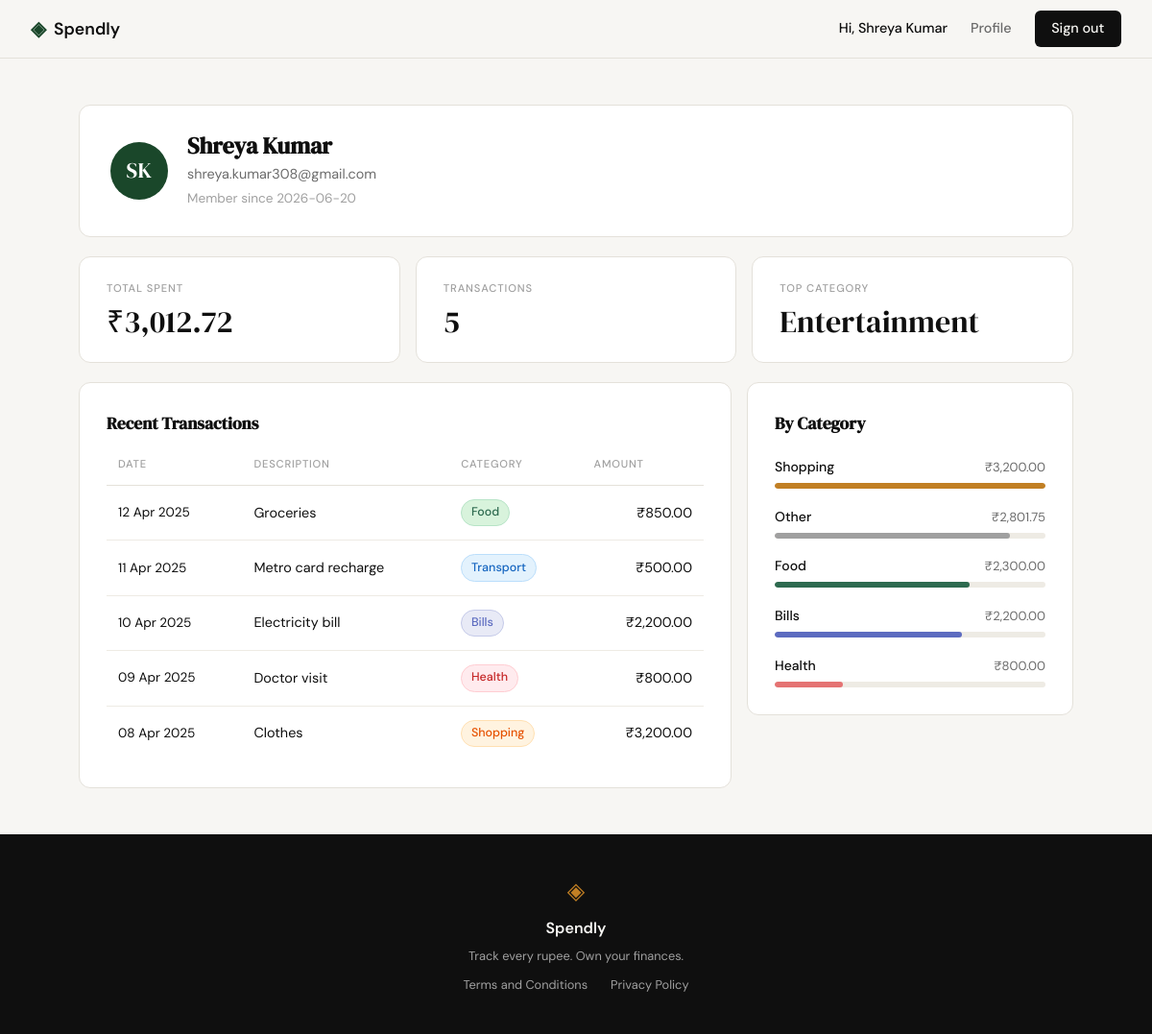
Screenshot of /profile (signed in) with the database file from the repository.
### tables this page shows
CREATE TABLE users (
            id            INTEGER PRIMARY KEY AUTOINCREMENT,
            name          TEXT    NOT NULL,
            email         TEXT    UNIQUE NOT NULL,
            password_hash TEXT    NOT NULL,
            created_at    TEXT    DEFAULT (datetime('now'))
        );

### app.py (the view)
@app.route("/profile")
def profile():
    if not session.get("user_id"):
        return redirect(url_for("login"))
    conn = get_db()
    user = conn.execute("SELECT * FROM users WHERE id = ?", (session["user_id"],)).fetchone()
    if user is None:
        conn.close()
        session.clear()
        return redirect(url_for("landing"))
    stats = conn.execute("""
        SELECT
            COUNT(*)                 AS expense_count,
            COALESCE(SUM(amount), 0) AS total_spent,
            (SELECT category FROM expenses
             WHERE user_id = ?
             GROUP BY category
             ORDER BY SUM(amount) DESC
             LIMIT 1)                AS top_category
        FROM expenses WHERE user_id = ?
    """, (session["user_id"], session["user_id"])).fetchone()
    conn.close()
    return render_template("profile.html", user=user, stats=stats)

### database/db.py (called while the page is built)
def get_db():
    conn = sqlite3.connect(DB_PATH)
    conn.row_factory = sqlite3.Row
    conn.execute("PRAGMA foreign_keys = ON")
    return conn

### templates/profile.html (shortened to what this page needs)
{% extends "base.html" %}
{% block content %}
<div class="profile-wrap">
    <div class="profile-identity">
        <div class="profile-avatar">{{ user.name.split()|map('first')|join('')|upper }}</div>
        <div class="profile-info">
            <h1 class="profile-name">{{ user.name }}</h1>
            <p class="profile-email">{{ user.email }}</p>
            <p class="profile-since">Member since {{ user.created_at[:10] }}</p>
        </div>
    </div>
    <div class="profile-stats">
        <div class="pstat-card">
            <span class="pstat-label">Total Spent</span>
            <span class="pstat-value">₹{{ "{:,.2f}".format(stats.total_spent) }}</span>
        </div>
        <div class="pstat-card">
            <span class="pstat-label">Transactions</span>
            <span class="pstat-value">{{ stats.expense_count }}</span>
        </div>
        <div class="pstat-card">
            <span class="pstat-label">Top Category</span>
            <span class="pstat-value">{{ stats.top_category or "—" }}</span>
        </div>
    </div>
    <div class="profile-bottom">
        <div class="profile-card">
            <h2 class="profile-card-title">Recent Transactions</h2>
            <table class="tx-table">
                <thead>
                    <tr>
                        <th>Date</th>
                        <th>Description</th>
                        <th>Category</th>
                        <th class="tx-amount-col">Amount</th>
                    </tr>
                </thead>
                <tbody>
                    <tr>
                        <td class="tx-date">12 Apr 2025</td>
                        <td>Groceries</td>
                        <td><span class="cat-pill cat-food">Food</span></td>
                        <td class="tx-amount">₹850.00</td>
                    </tr>
                    <tr>
                        <td class="tx-date">11 Apr 2025</td>
                        <td>Metro card recharge</td>
                        <td><span class="cat-pill cat-transport">Transport</span></td>
                        <td class="tx-amount">₹500.00</td>
                    </tr>
                    <tr>
                        <td class="tx-date">10 Apr 2025</td>
                        <td>Electricity bill</td>
                        <td><span class="cat-pill cat-bills">Bills</span></td>
                        <td class="tx-amount">₹2,200.00</td>
                    </tr>
                    <tr>
                        <td class="tx-date">09 Apr 2025</td>
                        <td>Doctor visit</td>
                        <td><span class="cat-pill cat-health">Health</span></td>
                        <td class="tx-amount">₹800.00</td>
                    </tr>
                    <tr>
                        <td class="tx-date">08 Apr 2025</td>
                        <td>Clothes</td>
                        <td><span class="cat-pill cat-shopping">Shopping</span></td>
                        <td class="tx-amount">₹3,200.00</td>
                    </tr>
                </tbody>
            </table>
        </div>
        <div class="profile-card">
            <h2 class="profile-card-title">By Category</h2>
            <div class="cat-bars">
                <div class="cat-bar-row">
                    <div class="cat-bar-meta">
                        <span class="cat-bar-name">Shopping</span>
                        <span class="cat-bar-amt">₹3,200.00</span>
                    </div>
                    <div class="cat-bar-track">
                        <div class="cat-bar-fill cat-bar-shopping" style="width:100%"></div>
                    </div>
                </div>
                <div class="cat-bar-row">
                    <div class="cat-bar-meta">
                        <span class="cat-bar-name">Other</span>
                        <span class="cat-bar-amt">₹2,801.75</span>
                    </div>
                    <div class="cat-bar-track">
                        <div class="cat-bar-fill cat-bar-other" style="width:87%"></div>
                    </div>
                </div>
                <div class="cat-bar-row">
                    <div class="cat-bar-meta">
                        <span class="cat-bar-name">Food</span>
                        <span class="cat-bar-amt">₹2,300.00</span>
                    </div>
                    <div class="cat-bar-track">
                        <div class="cat-bar-fill cat-bar-food" style="width:72%"></div>
                    </div>
                </div>
                <div class="cat-bar-row">
                    <div class="cat-bar-meta">
                        <span class="cat-bar-name">Bills</span>
                        <span class="cat-bar-amt">₹2,200.00</span>
                    </div>
                    <div class="cat-bar-track">
                        <div class="cat-bar-fill cat-bar-bills" style="width:69%"></div>
                    </div>
                </div>
                <div class="cat-bar-row">
                    <div class="cat-bar-meta">
                        <span class="cat-bar-name">Health</span>
                        <span class="cat-bar-amt">₹800.00</span>
                    </div>
                    <div class="cat-bar-track">
                        <div class="cat-bar-fill cat-bar-health" style="width:25%"></div>
                    </div>
                </div>
            </div>
        </div>
    </div>
</div>
{% endblock %}

### templates/base.html (shortened to what this page needs)
<!DOCTYPE html>
<html lang="en">
<head>
    <link rel="stylesheet" href="{{ url_for('static', filename='css/style.css') }}">
</head>
<body>
    <nav class="navbar">
        <div class="nav-inner">
            <a href="{{ url_for('landing') }}" class="nav-brand">
                <span class="brand-icon">◈</span>
                <span class="brand-name">Spendly</span>
            </a>
            <div class="nav-links">
                {% if session.user_id %}
                <span class="nav-greeting">Hi, {{ session.user_name }}</span>
                <a href="{{ url_for('profile') }}">Profile</a>
                <a href="{{ url_for('logout') }}" class="nav-cta">Sign out</a>
                {% else %}
                <a href="{{ url_for('login') }}">Sign in</a>
                <a href="{{ url_for('register') }}" class="nav-cta">Get started</a>
                {% endif %}
            </div>
        </div>
    </nav>
    <main class="main-content">
        {% block content %}{% endblock %}
    </main>
    <footer class="footer">
        <div class="footer-inner">
            <span class="brand-icon">◈</span>
            <span class="footer-name">Spendly</span>
            <p class="footer-copy">Track every rupee. Own your finances.</p>
            <p class="footer-links">
                <a href="/terms">Terms and Conditions</a>
                <a href="/privacy">Privacy Policy</a>
            </p>
        </div>
    </footer>
</body>
</html>

### rows the page displays
users: user_name "Shreya Kumar", name "Shreya Kumar", email "shreya.kumar308@gmail.com", created_at "2026-06-20"

### other values shown
{{ user.name.split()|map('first')|join('')|upper }} "SK"
{{ "{:,.2f}".format(stats.total_spent) }} "3,012.72"
{{ stats.expense_count }} "5"
{{ stats.top_category or "—" }} "Entertainment"
